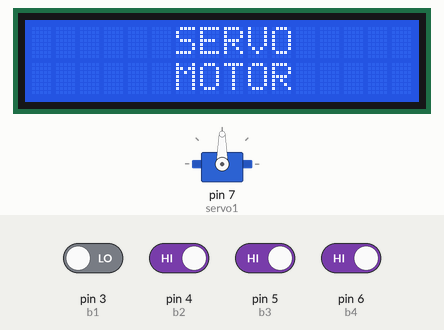
Simulated run of this sketch. Board: Arduino Uno, built with avr-gcc and run on an emulated ATmega328P. Shown: servo, 16×2 character LCD. The test bench sets the inputs (shaded band); at power-on: pin 4 (b2), pin 5 (b3), pin 6 (b4) HIGH, pin 3 (b1) LOW.

Above: at 1.2 s.
1.3 s: pin 4 (b2) driven LOW and pin 5 (b3) driven LOW
At 1.45 s:
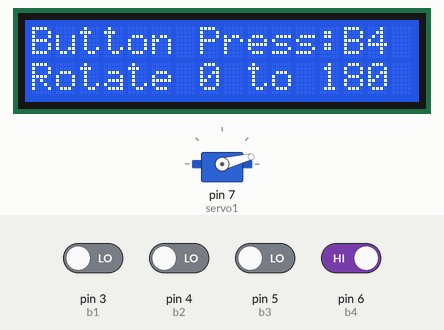
At 2.06 s:
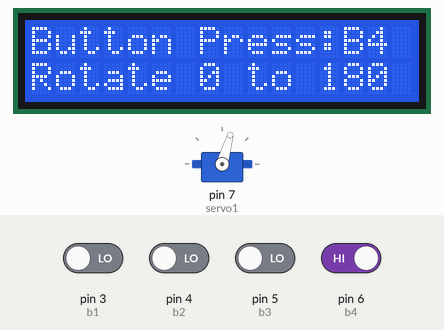
3.7 s: pin 3 (b1) driven HIGH and pin 6 (b4) driven LOW
At 7.5 s:
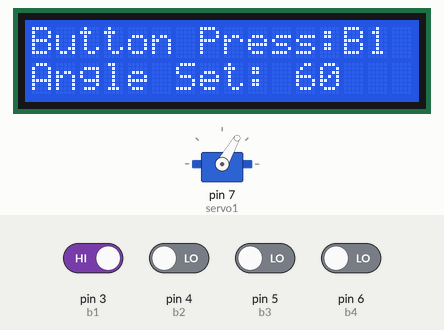
Timing chart, 0 to 9.0 s (numbered marks = the images above; inputs shaded):
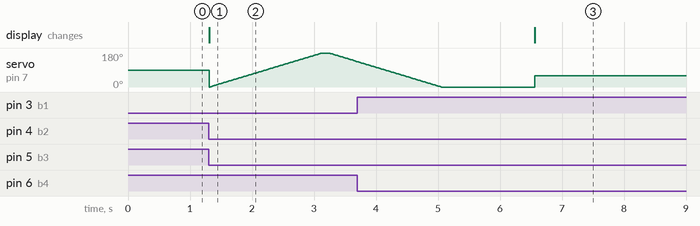

The sketch:

Servo_motor_3.ino
```cpp
/*Use one servo motor and 4 switches use.
when 1st SW is equal to zero then 60 degrees angle to be set.
2nd button is equal to one then 100 degree angle to be set.
3rd button is equal to 0 then 180 degree angle to be set
4th button is equal to one then servo motor should be swap between 0 to 180 degree*  */

#include <Servo.h>
#include <LiquidCrystal.h>

const int rs=13,en=12,d4=11,d5=10,d6=9,d7=8;
LiquidCrystal lcd(rs,en,d4,d5,d6,d7);
int b1=3,b2=4,b3=5,b4=6;
int ro1,ro2,ro3,ro4;

Servo servo1;

void setup() {
  // put your setup code here, to run once:
  servo1.attach(7);
  lcd.begin(16,2);
  pinMode(b1,INPUT);
  pinMode(b2,INPUT);
  pinMode(b3,INPUT);
  pinMode(b4,INPUT);

  lcd.setCursor(6,0);
  lcd.print("SERVO");
  lcd.setCursor(6,1);
  lcd.print("MOTOR");
}

void loop() {
  // put your main code here, to run repeatedly:
  int angle1=60, angle2=100,angle3=180;
ro1=digitalRead(b1);
ro2=digitalRead(b2);
ro3=digitalRead(b3);
ro4=digitalRead(b4);

if(ro1==1 && ro2==0 && ro3==0 && ro4==0){
  lcd.clear();
  lcd.setCursor(0,0);
  lcd.print("Button Press:B1");
  lcd.setCursor(0,1);
  lcd.print("Angle Set: 60");

  servo1.write(angle1);
  delay(1500);
}
else if(ro1==0 && ro2==1 && ro3==0 && ro4==0){
    lcd.clear();
  lcd.setCursor(0,0);
  lcd.print("Button Press:B2");
  lcd.setCursor(0,1);
  lcd.print("Angle Set:100");

  servo1.write(angle2);
  delay(1500);
}
else if(ro1==0 && ro2==0 && ro3==1 && ro4==0){
  lcd.clear();
  lcd.setCursor(0,0);
  lcd.print("Button Press:B3");
  lcd.setCursor(0,1);
  lcd.print("Angle Set:180");

  servo1.write(angle3);
  delay(1500);
}

else if(ro1==0 && ro2==0 && ro3==0 && ro4==1){
  lcd.clear();
  lcd.setCursor(0,0);
  lcd.print("Button Press:B4");
  lcd.setCursor(0,1);
  lcd.print("Rotate 0 to 180");

    for (int i=0;i<=180;i++)
   {
    servo1.write(i);
    delay(10);
   }
  delay(100);
    for (int i=180;i>=0;i--)
    {
    servo1.write(i);
    delay(10);
     }
  delay(1500);
}
}
```

Measured:
- after the input at 1.3 s, the display: changes at once (image 1)
- after the input at 3.7 s, the display: changes after 2.9 s (image 3)
